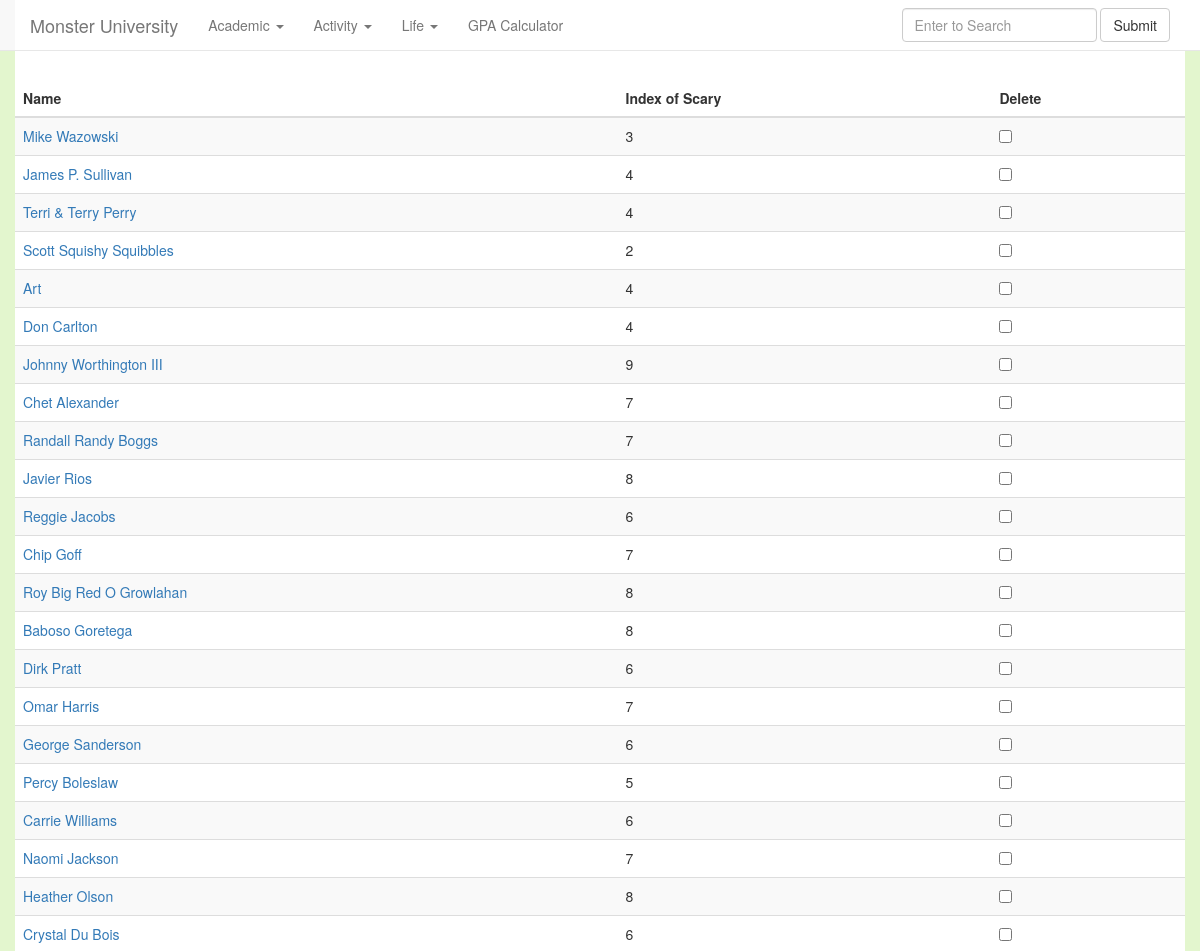
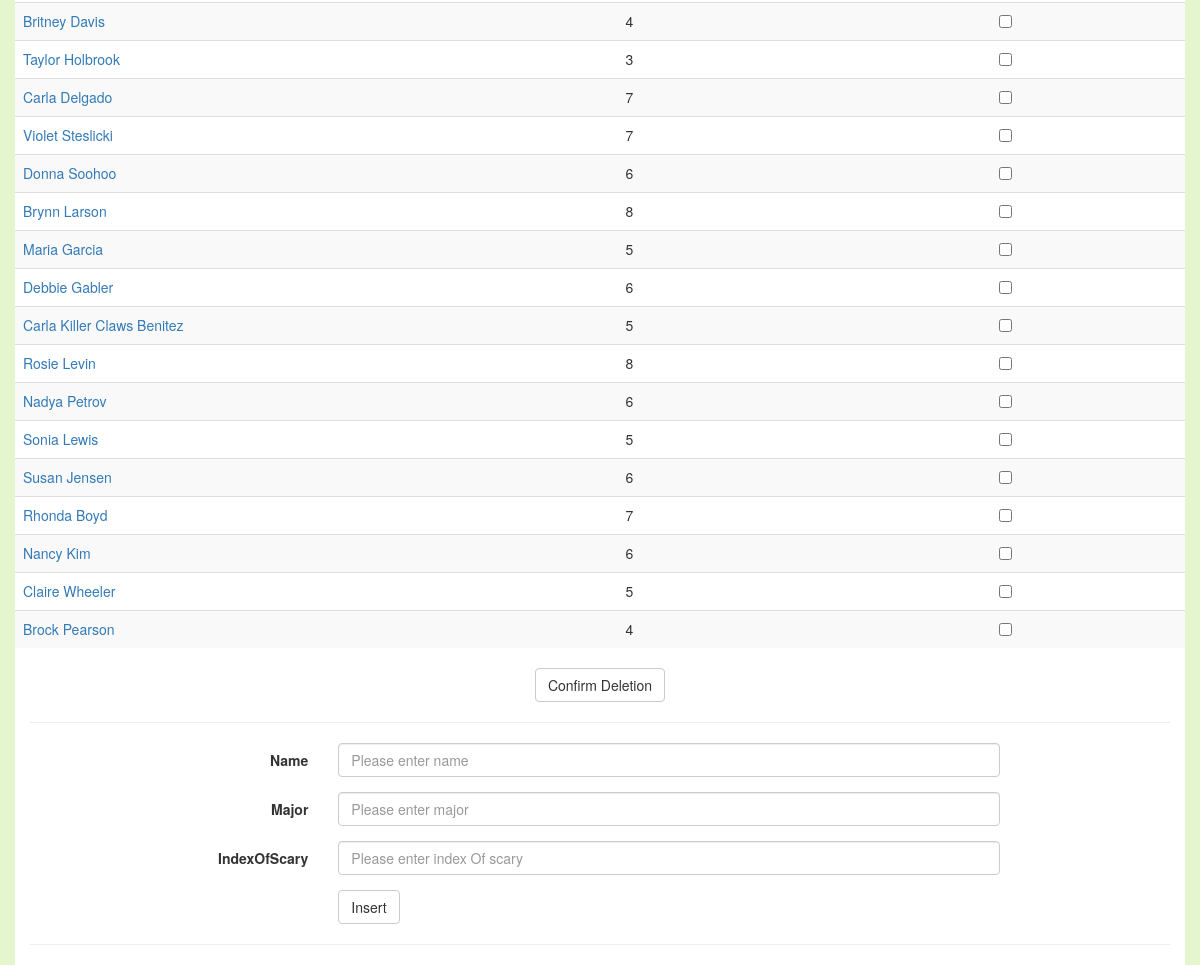
Page /student on the committed database (2 pictures, top to bottom).
### tables this page shows
CREATE TABLE MonsterStudent(
	StudentId INTEGER PRIMARY KEY,
	Name TEXT,
	GPA FLOAT,
	Weight FLOAT,
	Email TEXT,
	IndexOfScary INTEGER,
	Major TEXT,
	FraternityId INTEGER
);

### chinook.py (the view)
@app.route('/student')
def show_student():
    students = g.db.execute('SELECT Name, IndexOfScary  FROM MonsterStudent ')
    students = students.fetchall()
    return render_template('show_student.html', students=students)

### chinook.py (called while the page is built)
def connect_db():
    return sqlite3.connect(app.config['DATABASE'])

@app.before_request
def before_request():
    g.db = connect_db()

@app.teardown_request
def teardown_request(exception):
    db = getattr(g, 'db', None)
    if db is not None:
        db.close()

### templates/show_student.html (shortened to what this page needs)
<!doctype html>
<html>
<head>
   <link href="http://apps.bdimg.com/libs/bootstrap/3.3.0/css/bootstrap.min.css" rel="stylesheet">
</head>
<body>
  <div style="background-color:#E3F6CE">
  <div class="container" style="background-color:white">
    <nav class="navbar navbar-default navbar-fixed-top" role="navigation">
        <div class="container" style="background-color:white">
   <div class="navbar-header">
      <a class="navbar-brand" href="/">Monster University</a>
   </div>
   <div>
      <ul class="nav navbar-nav">
         <li class="dropdown">
            <a href="#" class="dropdown-toggle" data-toggle="dropdown">
               Academic <b class="caret"></b>
            </a>
         </li>
            <li class="dropdown">
            <a href="#" class="dropdown-toggle" data-toggle="dropdown">
               Activity <b class="caret"></b>
            </a>
         </li>
         <li class="dropdown">
            <a href="#" class="dropdown-toggle" data-toggle="dropdown">
               Life <b class="caret"></b>
            </a>
         </li>
                   <li><a href="#">GPA Calculator</a></li>
      </ul>
   </div>
   <link rel="stylesheet" href="http://code.jquery.com/ui/1.11.4/themes/smoothness/jquery-ui.css">
      <form class="navbar-form navbar-right search" action="/search"  method=post role="search">
        <div class="form-group">
          <input type="text" class="form-control" name=searchbox placeholder="Enter to Search" id="search_word">
        </div>
        <button type="submit" value="Search" class="btn btn-default">Submit</button>
      </form>
    <div class="container" style="background-color:white">
</nav>
<div class=page>
  <br><br>  <br><br>
  <form class="form-horizontal" role="form" action="/deletestudent" method=post>
    <div class="form-group">
  <table class="table table-striped">
   <thead>
      <tr>
         <th>Name</th>
         <th>Index of Scary</th>
         <th>Delete</th>
      </tr>
   </thead>
      <tbody>
     {% for student in students %}
      <tr>
         <td><a href="/student/{{student[0]}}">{{student[0]}}</td>
         <td>{{student[1]}}</td>
         <td><input type="checkbox" name=delete value="{{student[0]}}"></td>
    {% endfor %}
   </tbody>
</table>
<div>
  <center>
  <button type="submit" class="btn btn-default">Confirm Deletion</button>
</center>
</div>
</div>
</form>
</div>
<hr>
<div class=page>
<div class="center-block" style="width:800px">
<form class="form-horizontal" role="form" action="/addstudent" method=post>
   <div class="form-group">
      <label for="firstname" class="col-sm-2 control-label">Name</label>
      <div class="col-sm-10">
         <input type="text" class="form-control" id="name" name=name
            placeholder="Please enter name">
      </div>
   </div>
   <div class="form-group">
      <label for="lastname" class="col-sm-2 control-label">Major</label>
      <div class="col-sm-10">
         <input type="text" class="form-control" id="major" name=major
            placeholder="Please enter major">
      </div>
   </div>
      <div class="form-group">
      <label for="lastname" class="col-sm-2 control-label">IndexOfScary</label>
      <div class="col-sm-10">
         <input type="text" class="form-control" id="IndexOfScary" name=IndexOfScary
            placeholder="Please enter index Of scary">
      </div>
   </div>
   <div class="form-group">
      <div class="col-sm-offset-2 col-sm-10">
         <button type="submit" class="btn btn-default">Insert</button>
      </div>
   </div>
</form>
</div>
<hr>
</div>
</body>

### rows in the picture
MonsterStudent: Name "Mike Wazowski", IndexOfScary "3"
MonsterStudent: Name "James P. Sullivan", IndexOfScary "4"
MonsterStudent: Name "Terri & Terry Perry", IndexOfScary "4"
MonsterStudent: Name "Scott Squishy Squibbles", IndexOfScary "2"
MonsterStudent: Name "Art", IndexOfScary "4"
MonsterStudent: Name "Don Carlton", IndexOfScary "4"
MonsterStudent: Name "Johnny Worthington III", IndexOfScary "9"
MonsterStudent: Name "Chet Alexander", IndexOfScary "7"
MonsterStudent: Name "Randall Randy Boggs", IndexOfScary "7"
MonsterStudent: Name "Javier Rios", IndexOfScary "8"
MonsterStudent: Name "Reggie Jacobs", IndexOfScary "6"
MonsterStudent: Name "Chip Goff", IndexOfScary "7"
MonsterStudent: Name "Roy Big Red O Growlahan", IndexOfScary "8"
MonsterStudent: Name "Baboso Goretega", IndexOfScary "8"
MonsterStudent: Name "Dirk Pratt", IndexOfScary "6"
MonsterStudent: Name "Omar Harris", IndexOfScary "7"
MonsterStudent: Name "George Sanderson", IndexOfScary "6"
MonsterStudent: Name "Percy Boleslaw", IndexOfScary "5"
MonsterStudent: Name "Carrie Williams", IndexOfScary "6"
MonsterStudent: Name "Naomi Jackson", IndexOfScary "7"
MonsterStudent: Name "Heather Olson", IndexOfScary "8"
MonsterStudent: Name "Crystal Du Bois", IndexOfScary "6"
MonsterStudent: Name "Britney Davis", IndexOfScary "4"
MonsterStudent: Name "Taylor Holbrook", IndexOfScary "3"
MonsterStudent: Name "Carla Delgado", IndexOfScary "7"
MonsterStudent: Name "Violet Steslicki", IndexOfScary "7"
MonsterStudent: Name "Donna Soohoo", IndexOfScary "6"
MonsterStudent: Name "Brynn Larson", IndexOfScary "8"
MonsterStudent: Name "Maria Garcia", IndexOfScary "5"
MonsterStudent: Name "Debbie Gabler", IndexOfScary "6"
MonsterStudent: Name "Carla Killer Claws Benitez", IndexOfScary "5"
MonsterStudent: Name "Rosie Levin", IndexOfScary "8"
MonsterStudent: Name "Nadya Petrov", IndexOfScary "6"
MonsterStudent: Name "Sonia Lewis", IndexOfScary "5"
MonsterStudent: Name "Susan Jensen", IndexOfScary "6"
MonsterStudent: Name "Rhonda Boyd", IndexOfScary "7"
MonsterStudent: Name "Nancy Kim", IndexOfScary "6"
MonsterStudent: Name "Claire Wheeler", IndexOfScary "5"
MonsterStudent: Name "Brock Pearson", IndexOfScary "4"
